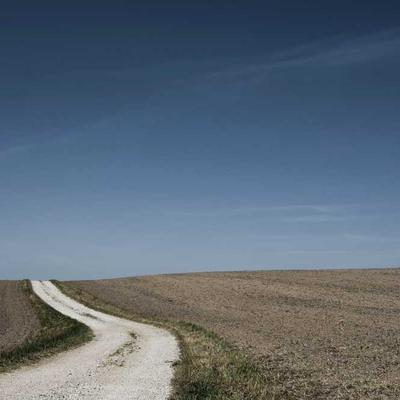
#> input picture testdata/test1.jpg, 400 x 400 px; its folder holds only this picture in this run
$ python create_animations.py
#> lines starting #> are read from the running program, lines starting #| are printed output that depends on the picture
import cv2
import os
import numpy as np
from PIL import Image, ImageEnhance

def create_video_from_images(output_path, image_dir, fps=5, duration=5):
    """Crea un video a partir de imรกgenes en un directorio"""
#> called with output_path = 'video_simple.mp4', image_dir = 'testdata', fps = 5, duration = 5

    # Obtener imรกgenes
    images = []
    for filename in os.listdir(image_dir):
        if filename.lower().endswith(('.jpg', '.jpeg', '.png', '.webp')):
            img_path = os.path.join(image_dir, filename)
            img = cv2.imread(img_path)
#> img is the input picture: shape (400, 400, 3); mean B, G, R 120, 106.3, 92.7
            if img is not None:
                # Redimensionar para que todas tengan el mismo tamaรฑo
                img = cv2.resize(img, (640, 480))
#> img: shape (480, 640, 3)
                images.append(img)

    if len(images) == 0:
        print("No se encontraron imรกgenes")
        return

    # Crear video
    height, width, _ = images[0].shape
    fourcc = cv2.VideoWriter_fourcc(*'mp4v')
    video = cv2.VideoWriter(output_path, fourcc, fps, (width, height))

    # Escribir imรกgenes en el video
    for img in images:
        for _ in range(int(fps * duration / len(images))):
            video.write(img)
#> this loop made 1 pass

    video.release()
    print(f"Video guardado en: {output_path}")

def create_fade_transition_video(output_path, image_dir, fps=10):
    """Crea un video con transiciones de desvanecimiento entre imรกgenes"""

    images = []
    for filename in os.listdir(image_dir):
        if filename.lower().endswith(('.jpg', '.jpeg', '.png', '.webp')):
            img_path = os.path.join(image_dir, filename)
            img = cv2.imread(img_path)
            if img is not None:
                img = cv2.resize(img, (640, 480))
                images.append(img)

    if len(images) < 2:
        print("Se necesitan al menos 2 imรกgenes para transiciones")
        return

    height, width, _ = images[0].shape
    fourcc = cv2.VideoWriter_fourcc(*'mp4v')
    video = cv2.VideoWriter(output_path, fourcc, fps, (width, height))

    # Crear transiciones de desvanecimiento
    for i in range(len(images) - 1):
        img1 = images[i]
        img2 = images[i + 1]

        # Mostrar primera imagen
        for _ in range(fps):
            video.write(img1)

        # Transiciรณn de desvanecimiento
        for alpha in np.linspace(0, 1, fps):
            blended = cv2.addWeighted(img1, 1 - alpha, img2, alpha, 0)
            video.write(blended)

    # Mostrar รบltima imagen
    for _ in range(fps * 2):
        video.write(images[-1])

    video.release()
    print(f"Video con transiciones guardado en: {output_path}")

def create_pil_effects_video(output_path, image_dir, fps=10):
    """Crea un video con efectos usando PIL (brillo, contraste, etc.)"""
#> called with output_path = 'video_efectos.mp4', image_dir = 'testdata', fps = 10

    images = []
    for filename in os.listdir(image_dir):
        if filename.lower().endswith(('.jpg', '.jpeg', '.png', '.webp')):
            img_path = os.path.join(image_dir, filename)
            img = Image.open(img_path)
#> img: PIL image 400x400 RGB
            img = img.resize((640, 480))
#> img: PIL image 640x480 RGB
            images.append(img)

    if len(images) == 0:
        print("No se encontraron imรกgenes")
        return

    height, width = 480, 640
    fourcc = cv2.VideoWriter_fourcc(*'mp4v')
    video = cv2.VideoWriter(output_path, fourcc, fps, (width, height))

    # Aplicar efectos a cada imagen
    for img in images:
        # Convertir a array de numpy para OpenCV
        img_cv = cv2.cvtColor(np.array(img), cv2.COLOR_RGB2BGR)

        # Efecto 1: Normal
        for _ in range(fps):
            video.write(img_cv)

        # Efecto 2: Aumentar brillo
        enhancer = ImageEnhance.Brightness(img)
        bright_img = enhancer.enhance(1.5)
        bright_cv = cv2.cvtColor(np.array(bright_img), cv2.COLOR_RGB2BGR)
        for _ in range(fps):
            video.write(bright_cv)

        # Efecto 3: Aumentar contraste
        enhancer = ImageEnhance.Contrast(img)
        contrast_img = enhancer.enhance(1.5)
        contrast_cv = cv2.cvtColor(np.array(contrast_img), cv2.COLOR_RGB2BGR)
        for _ in range(fps):
            video.write(contrast_cv)

        # Efecto 4: Combinar brillo y contraste
        enhancer = ImageEnhance.Brightness(img)
        temp_img = enhancer.enhance(1.3)
        enhancer = ImageEnhance.Contrast(temp_img)
        final_img = enhancer.enhance(1.3)
        final_cv = cv2.cvtColor(np.array(final_img), cv2.COLOR_RGB2BGR)
        for _ in range(fps):
            video.write(final_cv)
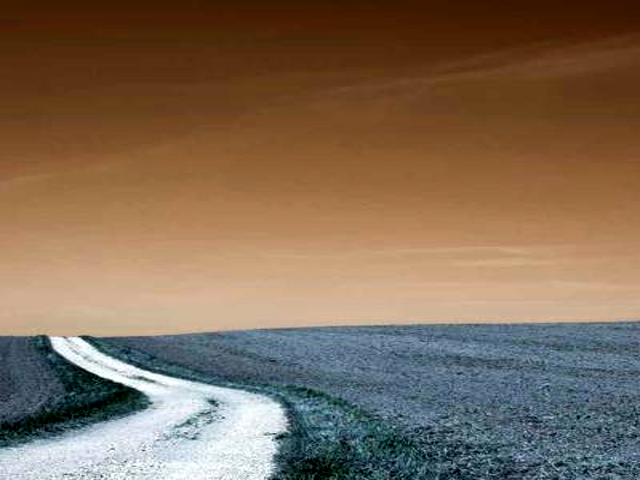
#> contrast_cv: shape (480, 640, 3); mean R, G, B 127.9, 107.1, 86.9
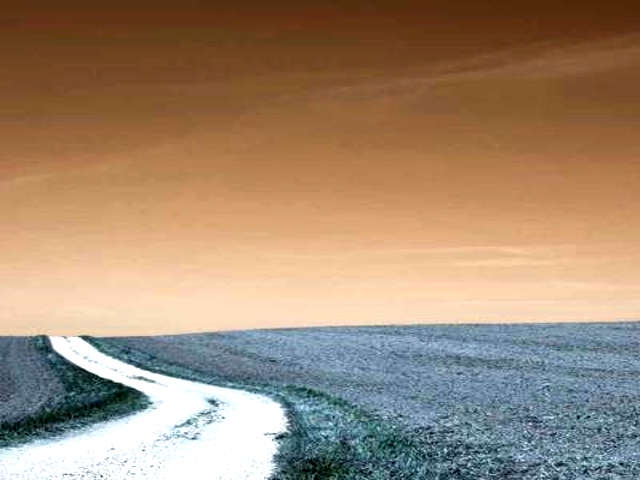
#> final_cv: shape (480, 640, 3); mean R, G, B 160.7, 137, 113.6
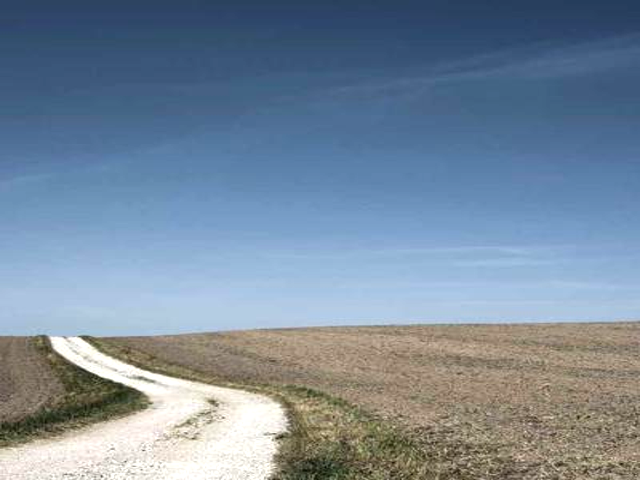
#> temp_img: PIL image 640x480 RGB; mean R, G, B 119.9, 137.6, 155.5

    video.release()
    print(f"Video con efectos PIL guardado en: {output_path}")

def create_gif_from_images(output_path, image_dir, duration=2):
    """Crea un GIF animado a partir de imรกgenes"""

    images = []
    for filename in os.listdir(image_dir):
        if filename.lower().endswith(('.jpg', '.jpeg', '.png', '.webp')):
            img_path = os.path.join(image_dir, filename)
            img = Image.open(img_path)
            img = img.resize((640, 480))
            images.append(img)

    if len(images) == 0:
        print("No se encontraron imรกgenes")
        return

    # Crear GIF
    images[0].save(output_path, save_all=True, append_images=images[1:],
                   optimize=False, duration=duration*len(images), loop=0)
    print(f"GIF guardado en: {output_path}")

def create_imagine_style_video(output_path, image_dir, fps=10):
    """Crea un video estilo 'Imagine' como en Grok"""
#> called with output_path = 'video_imagine.mp4', image_dir = 'testdata', fps = 10

    images = []
    for filename in os.listdir(image_dir):
        if filename.lower().endswith(('.jpg', '.jpeg', '.png', '.webp')):
            img_path = os.path.join(image_dir, filename)
            img = Image.open(img_path)
            img = img.resize((640, 480))
            images.append(img)

    if len(images) == 0:
        print("No se encontraron imรกgenes")
        return

    height, width = 480, 640
    fourcc = cv2.VideoWriter_fourcc(*'mp4v')
    video = cv2.VideoWriter(output_path, fourcc, fps, (width, height))

    # Efecto Imagine: zoom lento y movimiento sutil
    for img in images:
        img_cv = cv2.cvtColor(np.array(img), cv2.COLOR_RGB2BGR)

        # Mostrar imagen normal
        for _ in range(fps):
            video.write(img_cv)

        # Efecto de zoom lento
        for scale in np.linspace(1.0, 1.1, fps):
            h, w = img_cv.shape[:2]
            new_w, new_h = int(w * scale), int(h * scale)
            resized = cv2.resize(img_cv, (new_w, new_h))
            x_start = (new_w - w) // 2
            y_start = (new_h - h) // 2
            cropped = resized[y_start:y_start+h, x_start:x_start+w]
            video.write(cropped)

        # Efecto de movimiento horizontal sutil
        for offset in range(-10, 10):
            M = np.float32([[1, 0, offset], [0, 1, 0]])
            shifted = cv2.warpAffine(img_cv, M, (w, h))
            video.write(shifted)

    video.release()
    print(f"Video estilo Imagine guardado en: {output_path}")

def create_animacion_movimiento(output_path, image_dir, fps=10, duration_seconds=6):
    """Crea una animaciรณn corta con movimiento a partir de una imagen"""
#> called with output_path = 'animacion_movimiento.mp4', image_dir = 'testdata', fps = 10, duration_seconds = 6

    images = []
    for filename in os.listdir(image_dir):
        if filename.lower().endswith(('.jpg', '.jpeg', '.png', '.webp')):
            img_path = os.path.join(image_dir, filename)
            img = Image.open(img_path)
            img = img.resize((640, 480))
            images.append(img)

    if len(images) == 0:
        print("No se encontraron imรกgenes")
        return

    height, width = 480, 640
    fourcc = cv2.VideoWriter_fourcc(*'mp4v')
    video = cv2.VideoWriter(output_path, fourcc, fps, (width, height))

    # Crear animaciรณn de movimiento con la primera imagen
    img = images[0]
    img_cv = cv2.cvtColor(np.array(img), cv2.COLOR_RGB2BGR)

    # Efecto de movimiento: desplazamiento horizontal
    for frame in range(fps * duration_seconds):
        # Calcular desplazamiento basado en el tiempo
        offset = int((frame / (fps * duration_seconds)) * width * 0.5)

        # Crear imagen desplazada
        M = np.float32([[1, 0, offset], [0, 1, 0]])
        shifted = cv2.warpAffine(img_cv, M, (width, height))

        # Agregar efecto de zoom sutil
        scale = 1.0 + (frame / (fps * duration_seconds)) * 0.1
        h, w = shifted.shape[:2]
        new_w, new_h = int(w * scale), int(h * scale)
        resized = cv2.resize(shifted, (new_w, new_h))
        x_start = (new_w - w) // 2
        y_start = (new_h - h) // 2
        final = resized[y_start:y_start+h, x_start:x_start+w]

        video.write(final)
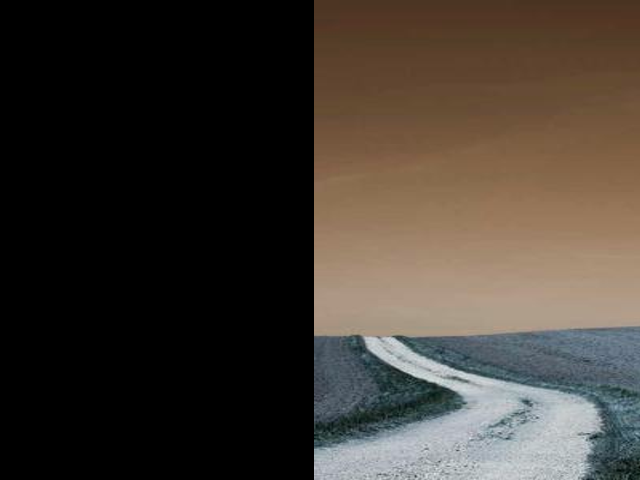
#> shifted: shape (480, 640, 3); mean R, G, B 64.1, 56.8, 49.4

    video.release()
    print(f"Animaciรณn de movimiento guardada en: {output_path}")

def create_animacion_bailando(output_path, image_dir, fps=10, duration_seconds=6):
    """Crea una animaciรณn de personas bailando a partir de una imagen"""
#> called with output_path = 'animacion_bailando.mp4', image_dir = 'testdata', fps = 10, duration_seconds = 6

    images = []
    for filename in os.listdir(image_dir):
        if filename.lower().endswith(('.jpg', '.jpeg', '.png', '.webp')):
            img_path = os.path.join(image_dir, filename)
            img = Image.open(img_path)
            img = img.resize((640, 480))
            images.append(img)

    if len(images) == 0:
        print("No se encontraron imรกgenes")
        return

    height, width = 480, 640
    fourcc = cv2.VideoWriter_fourcc(*'mp4v')
    video = cv2.VideoWriter(output_path, fourcc, fps, (width, height))

    # Crear animaciรณn de baile con la primera imagen
    img = images[0]
    img_cv = cv2.cvtColor(np.array(img), cv2.COLOR_RGB2BGR)

    # Efectos de baile: movimiento de brazos y piernas
    for frame in range(fps * duration_seconds):
        # Calcular รกngulo de movimiento basado en el tiempo
        angle = (frame / (fps * duration_seconds)) * 360

        # Rotar imagen para simular movimiento
        M = cv2.getRotationMatrix2D((width/2, height/2), angle, 1.0)
        rotated = cv2.warpAffine(img_cv, M, (width, height))

        # Agregar efecto de escala pulsante
        scale = 1.0 + 0.1 * np.sin(2 * np.pi * frame / fps)
        h, w = rotated.shape[:2]
        new_w, new_h = int(w * scale), int(h * scale)
        resized = cv2.resize(rotated, (new_w, new_h))
        x_start = (new_w - w) // 2
        y_start = (new_h - h) // 2
        final = resized[y_start:y_start+h, x_start:x_start+w]

        # Agregar efecto de brillo pulsante
        hsv = cv2.cvtColor(final, cv2.COLOR_BGR2HSV)
        hsv[:, :, 2] = cv2.add(hsv[:, :, 2], np.sin(2 * np.pi * frame / fps) * 30)
        final = cv2.cvtColor(hsv, cv2.COLOR_HSV2BGR)

        video.write(final)
#> this loop made 60 passes
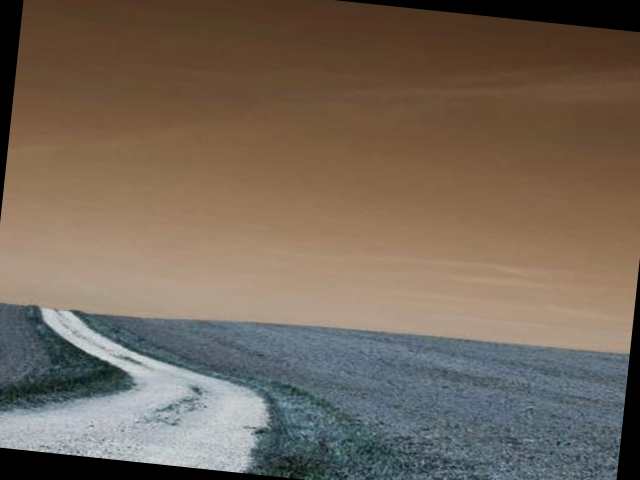
#> rotated: shape (480, 640, 3); mean R, G, B 115.8, 102.4, 89.1

    video.release()
    print(f"Animaciรณn de baile guardada en: {output_path}")

def create_animacion_integrada_ui(output_path, image_dir, fps=10, duration_seconds=6):
    """Crea una animaciรณn con interfaz de usuario integrada"""
#> called with output_path = 'animacion_ui.mp4', image_dir = 'testdata', fps = 10, duration_seconds = 6

    images = []
    for filename in os.listdir(image_dir):
        if filename.lower().endswith(('.jpg', '.jpeg', '.png', '.webp')):
            img_path = os.path.join(image_dir, filename)
            img = Image.open(img_path)
            img = img.resize((640, 480))
            images.append(img)

    if len(images) == 0:
        print("No se encontraron imรกgenes")
        return

    height, width = 480, 640
    fourcc = cv2.VideoWriter_fourcc(*'mp4v')
    video = cv2.VideoWriter(output_path, fourcc, fps, (width, height))

    # Crear animaciรณn con UI integrada
    img = images[0]
    img_cv = cv2.cvtColor(np.array(img), cv2.COLOR_RGB2BGR)

    # Fondo con gradiente
    gradient = np.zeros((height, width, 3), dtype=np.uint8)
    for i in range(height):
        gradient[i] = [int(50 + i * 0.5), int(50 + i * 0.5), int(50 + i * 0.5)]

    # Superponer imagen sobre gradiente
    alpha = 0.7
    blended = cv2.addWeighted(img_cv, alpha, gradient, 1 - alpha, 0)

    # Agregar elementos de UI
    for frame in range(fps * duration_seconds):
        # Limpiar canvas
        canvas = blended.copy()

        # Efecto de movimiento
        offset = int((frame / (fps * duration_seconds)) * width * 0.3)
        M = np.float32([[1, 0, offset], [0, 1, 0]])
        shifted = cv2.warpAffine(canvas, M, (width, height))

        # Efecto de brillo pulsante
        hsv = cv2.cvtColor(shifted, cv2.COLOR_BGR2HSV)
        hsv[:, :, 2] = cv2.add(hsv[:, :, 2], np.sin(2 * np.pi * frame / fps) * 20)
        final = cv2.cvtColor(hsv, cv2.COLOR_HSV2BGR)

        # Agregar controles de UI (simulados)
        cv2.rectangle(final, (10, 10), (100, 40), (255, 255, 255), -1)
        cv2.putText(final, "Play", (30, 30), cv2.FONT_HERSHEY_SIMPLEX, 0.5, (0, 0, 0), 1)

        cv2.rectangle(final, (110, 10), (200, 40), (255, 255, 255), -1)
        cv2.putText(final, "Pause", (120, 30), cv2.FONT_HERSHEY_SIMPLEX, 0.5, (0, 0, 0), 1)

        # Agregar elementos interactivos
        cv2.circle(final, (int(width/2), int(height/2)), 50, (0, 255, 0), 2)
        cv2.putText(final, "Hacer clic aquรญ", (int(width/2)-40, int(height/2)+60),
                   cv2.FONT_HERSHEY_SIMPLEX, 0.4, (0, 255, 0), 1)

        video.write(final)
#> hsv: shape (480, 640, 3); mean H, S, V 56.1, 44.6, 83.7
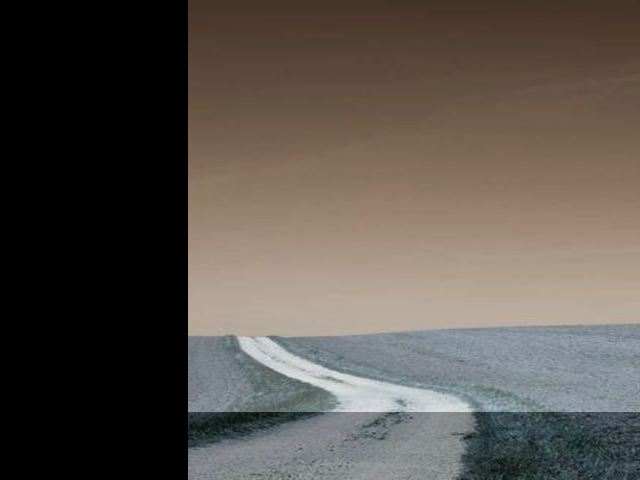
#> shifted: shape (480, 640, 3); mean R, G, B 88.8, 81.9, 75

    video.release()
    print(f"Animaciรณn con UI integrada guardada en: {output_path}")

def create_animacion_interactiva(output_path, image_dir, fps=10, duration_seconds=6):
    """Crea una animaciรณn interactiva con respuesta a acciones"""
#> called with output_path = 'animacion_interactiva.mp4', image_dir = 'testdata', fps = 10, duration_seconds = 6

    images = []
    for filename in os.listdir(image_dir):
        if filename.lower().endswith(('.jpg', '.jpeg', '.png', '.webp')):
            img_path = os.path.join(image_dir, filename)
            img = Image.open(img_path)
            img = img.resize((640, 480))
            images.append(img)

    if len(images) == 0:
        print("No se encontraron imรกgenes")
        return

    height, width = 480, 640
    fourcc = cv2.VideoWriter_fourcc(*'mp4v')
    video = cv2.VideoWriter(output_path, fourcc, fps, (width, height))

    # Crear animaciรณn interactiva
    img = images[0]
    img_cv = cv2.cvtColor(np.array(img), cv2.COLOR_RGB2BGR)

    # Fondo con gradiente
    gradient = np.zeros((height, width, 3), dtype=np.uint8)
    for i in range(height):
        gradient[i] = [int(50 + i * 0.5), int(50 + i * 0.5), int(50 + i * 0.5)]

    # Superponer imagen sobre gradiente
    alpha = 0.7
    blended = cv2.addWeighted(img_cv, alpha, gradient, 1 - alpha, 0)

    # Agregar elementos interactivos
    for frame in range(fps * duration_seconds):
        # Limpiar canvas
        canvas = blended.copy()

        # Efecto de movimiento
        offset = int((frame / (fps * duration_seconds)) * width * 0.3)
        M = np.float32([[1, 0, offset], [0, 1, 0]])
        shifted = cv2.warpAffine(canvas, M, (width, height))

        # Efecto de brillo pulsante
        hsv = cv2.cvtColor(shifted, cv2.COLOR_BGR2HSV)
        hsv[:, :, 2] = cv2.add(hsv[:, :, 2], np.sin(2 * np.pi * frame / fps) * 20)
        final = cv2.cvtColor(hsv, cv2.COLOR_HSV2BGR)

        # Agregar controles interactivos
        cv2.rectangle(final, (10, 10), (100, 40), (255, 255, 255), -1)
        cv2.putText(final, "Hacer clic", (20, 30), cv2.FONT_HERSHEY_SIMPLEX, 0.5, (0, 0, 0), 1)

        cv2.rectangle(final, (110, 10), (200, 40), (255, 255, 255), -1)
        cv2.putText(final, "Arrastrar", (120, 30), cv2.FONT_HERSHEY_SIMPLEX, 0.5, (0, 0, 0), 1)

        # Simular respuesta a clic
        if frame > fps * 2 and frame < fps * 4:
            cv2.circle(final, (int(width/2), int(height/2)), 30, (0, 255, 0), -1)
            cv2.putText(final, "ยกClic detectado!", (int(width/2)-50, int(height/2)+40),
                       cv2.FONT_HERSHEY_SIMPLEX, 0.4, (0, 0, 0), 1)

        # Simular respuesta a arrastre
        if frame > fps * 4 and frame < fps * 6:
            cv2.rectangle(final, (int(width/2)-40, int(height/2)-40),
                         (int(width/2)+40, int(height/2)+40), (255, 0, 0), -1)
            cv2.putText(final, "ยกArrastre detectado!", (int(width/2)-60, int(height/2)+60),
                       cv2.FONT_HERSHEY_SIMPLEX, 0.4, (255, 255, 255), 1)

        video.write(final)
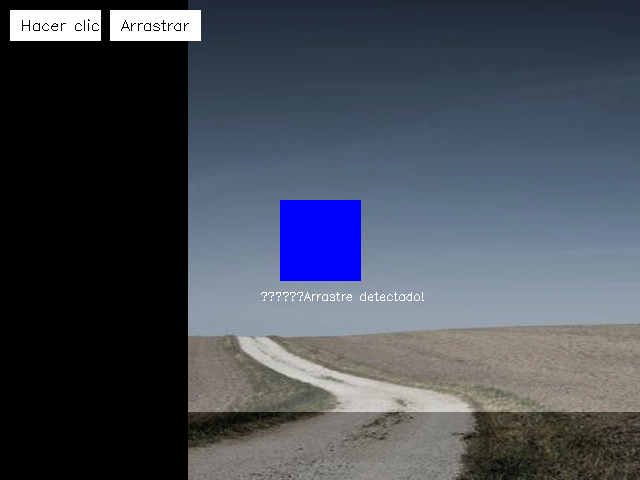
#> final: shape (480, 640, 3); mean B, G, R 87.2, 75.8, 70

    video.release()
    print(f"Animaciรณn interactiva guardada en: {output_path}")

if __name__ == "__main__":
    # Crear diferentes tipos de videos
    create_video_from_images("video_simple.mp4", "testdata")
    create_fade_transition_video("video_transiciones.mp4", "testdata")
    create_pil_effects_video("video_efectos.mp4", "testdata")
    create_gif_from_images("animacion.gif", "testdata")
    create_imagine_style_video("video_imagine.mp4", "testdata")
    create_animacion_movimiento("animacion_movimiento.mp4", "testdata")
    create_animacion_bailando("animacion_bailando.mp4", "testdata")
    create_animacion_integrada_ui("animacion_ui.mp4", "testdata")
    create_animacion_interactiva("animacion_interactiva.mp4", "testdata")
    print("\n=== Videos y GIF creados exitosamente ===")
    print("1. video_simple.mp4 - Video bรกsico con todas las imรกgenes")
    print("2. video_transiciones.mp4 - Video con transiciones de desvanecimiento")
    print("3. video_efectos.mp4 - Video con efectos de brillo y contraste")
    print("4. animacion.gif - GIF animado con todas las imรกgenes")
    print("5. video_imagine.mp4 - Video estilo 'Imagine' como en Grok")
    print("6. animacion_movimiento.mp4 - Animaciรณn corta con movimiento")
    print("7. animacion_bailando.mp4 - Animaciรณn de personas bailando")
    print("8. animacion_ui.mp4 - Animaciรณn con interfaz de usuario integrada")
    print("9. animacion_interactiva.mp4 - Animaciรณn interactiva con respuesta a acciones")
